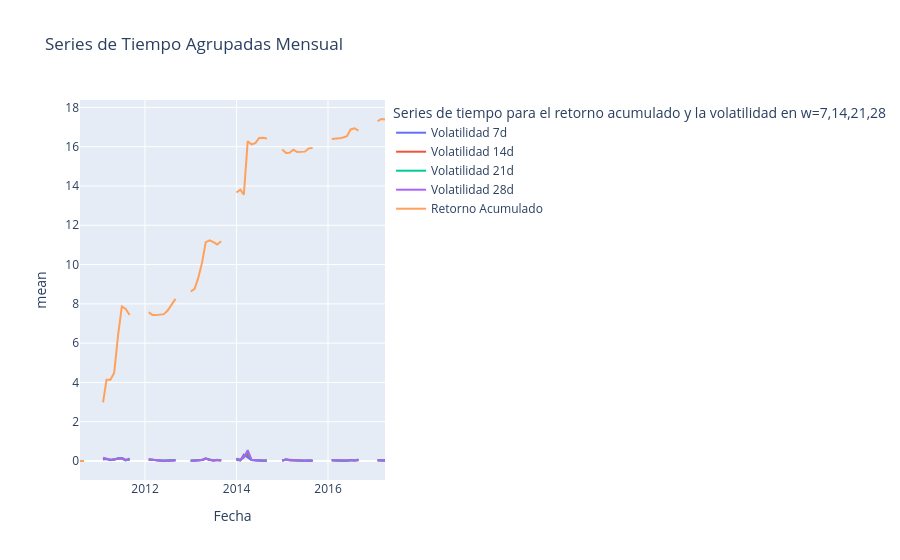
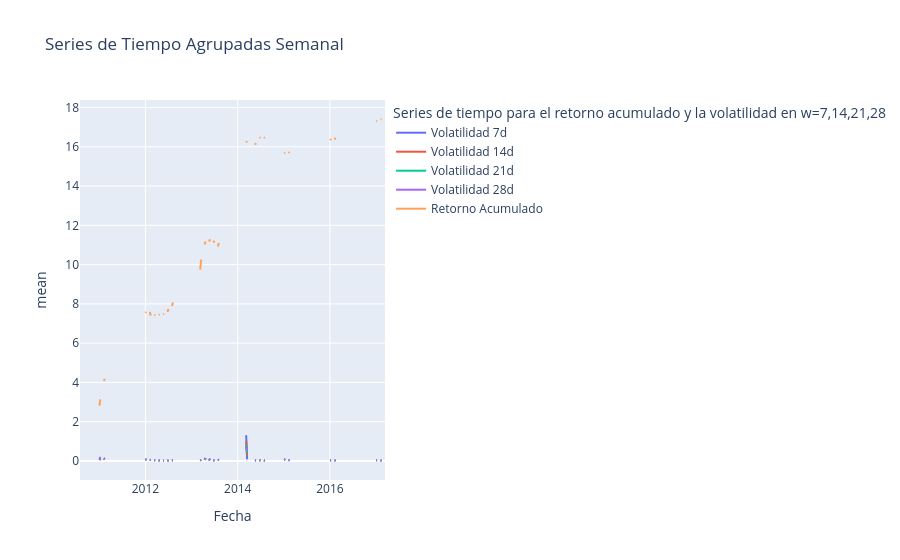
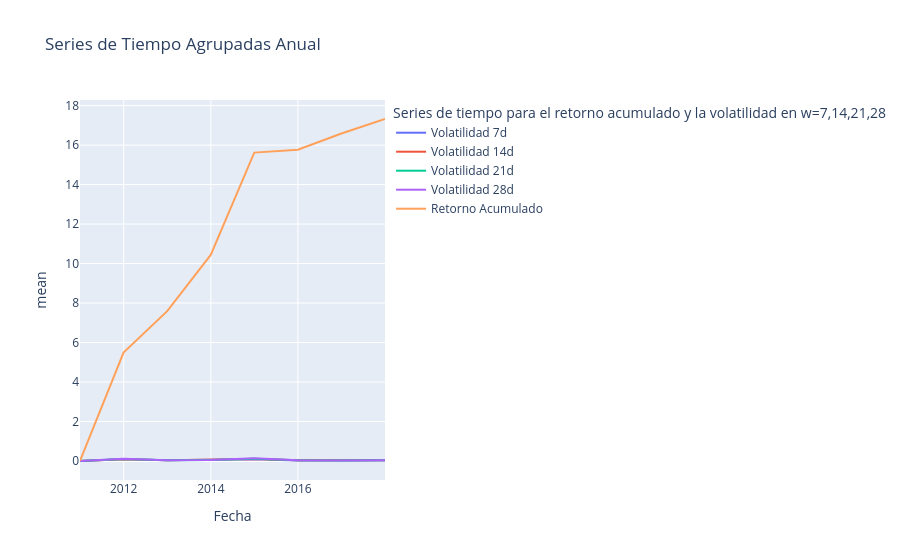

Notebook cell for these charts, in order:
### Code cell
import plotly.graph_objects as go

series_agrupadas = {
    'Mensual': {
        'Volatilidad 7d': volatilidad_7_mes_mean,
        'Volatilidad 14d': volatilidad_14_mes_mean,
        'Volatilidad 21d': volatilidad_21_mes_mean,
        'Volatilidad 28d': volatilidad_28_mes_mean,
        'Retorno Acumulado': retorno_acumulado_mes_mean
    },
    'Semanal': {
        'Volatilidad 7d': volatilidad_7_sem_mean,
        'Volatilidad 14d': volatilidad_14_sem_mean,
        'Volatilidad 21d': volatilidad_21_sem_mean,
        'Volatilidad 28d': volatilidad_28_sem_mean,
        'Retorno Acumulado': retorno_acumulado_sem_mean
    },
    'Anual': {
        'Volatilidad 7d': volatilidad_7_año_mean,
        'Volatilidad 14d': volatilidad_14_año_mean,
        'Volatilidad 21d': volatilidad_21_año_mean,
        'Volatilidad 28d': volatilidad_28_año_mean,
        'Retorno Acumulado': retorno_acumulado_año_mean
    }
}


for agrupacion, series in series_agrupadas.items():
    fig = go.Figure()
    
    
    for nombre_serie, datos in series.items():
        fig.add_trace(go.Scatter(x=datos.index, y=datos, mode='lines', name=nombre_serie))
    
    
    fig.update_layout(title=f'Series de Tiempo Agrupadas {agrupacion}',
                      xaxis_title='Fecha',
                      yaxis_title='mean',
                      legend_title='Series de tiempo para el retorno acumulado y la volatilidad en w=7,14,21,28')
    
 
    fig.show()
